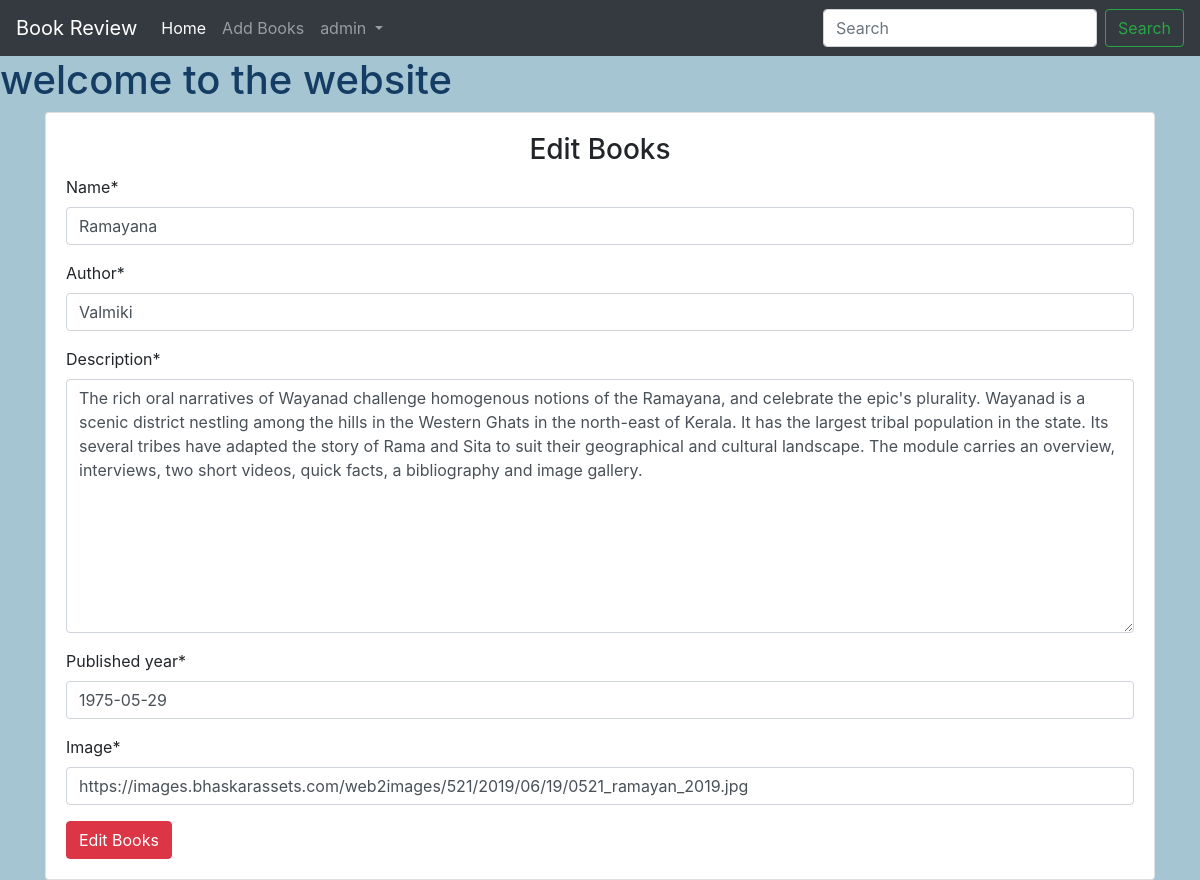
Screenshot of /editbooks/3/ (signed in) with the database file from the repository.
### main/models.py (models this page shows, shortened)
class Book(models.Model):
    name= models.CharField(max_length=300)
    author=models.CharField(max_length=300)
    description = models.TextField(max_length=5000,default=None,null=True)
    published_year=models.DateField()
    averagerating=models.FloatField(default=0)
    image = models.URLField(default=None,null=True)

### main/views.py (the view)
# urls.py: path('editbooks/<int:id>/',views.edit_books,name="edit_books"),
def edit_books(request, id):
    if request.user.is_authenticated:
        if request.user.is_superuser:
            book=Book.objects.get(id=id)
            if request.method == "POST":
                form = BookForm( request.POST or None,instance=book)
                if form.is_valid():
                    data = form.save(commit=False)
                    data.save()
                    return redirect("main:detail", id)
            else:
                form = BookForm(instance=book)
            return render(request, 'main/addbooks.html', {'form':form, "controller": "Edit Books"})
        else:
            return redirect("main:home")
    return redirect("accounts:login")

### main/forms.py
class BookForm(forms.ModelForm):
    class Meta:
        model = Book
        fields = ('name', 'author', 'description', 'published_year', 'image')

### main/templates/main/addbooks.html (shortened to what this page needs)
{% extends 'main/base.html' %}
{% load crispy_forms_tags %}
{% block content %}
 <div class="container">
    <div class="card">
        <div class="card-body">
            <h3 class="text-center">{{ controller }}</h3>
            <form action="" method="POST">
                {{ form | crispy }}
                <input type="submit" value="{{ controller }}" class="btn btn-danger">
            </form>
        </div>
    </div>
 </div>
 {% endblock %}

### main/templates/main/base.html (shortened to what this page needs)
<!doctype html>
<html lang="en">
  <head>
    <link rel="stylesheet" href="https://cdn.jsdelivr.net/npm/bootstrap@4.0.0/dist/css/bootstrap.min.css">
    {% load static %}
    <link rel="stylesheet" href="{% static 'css/main.css' %}">
  </head>
  <body>
    <nav class="navbar navbar-expand-lg navbar-dark bg-dark text=white">
        <a class="navbar-brand" href="{% url 'main:home' %}">Book Review</a>
        <div class="collapse navbar-collapse" id="navbarSupportedContent">
          <ul class="navbar-nav mr-auto">
            <li class="nav-item active">
              <a class="nav-link" href="{% url 'main:home' %}">Home <span class="sr-only">(current)</span></a>
            </li>
            <li class="nav-item">
              <a class="nav-link" href="{% url 'main:add_books' %}">Add Books</a>
            </li>
            {% if user.is_authenticated %}
            <li class="nav-item dropdown">
              <a class="nav-link dropdown-toggle" href="#" id="navbarDropdown" role="button" data-toggle="dropdown" aria-haspopup="true" aria-expanded="false">
                {{ user.username }}
              </a>
            </li>
            {% endif %}
          </ul>
          <form class="form-inline my-2 my-lg-0" method="GET" action=" {% url 'main:home' %}">
            <input class="form-control mr-sm-2" type="search" placeholder="Search" aria-label="Search" name="title">
            <button class="btn btn-outline-success my-2 my-sm-0" type="submit">Search</button>
          </form>
        </div>
      </nav>
      <h1 style='color:#153c63'>welcome to the website</h1>
    {% block content %}
    {% endblock  %}
  </body>
</html>

### main/static/css/main.css (style rules this page uses)
body { background-color: #367c9970; }

### rows the page displays
Book: name "Ramayana", author "Valmiki", description "The rich oral narratives of Wayanad challenge homogenous notions of the Ramayana, and celebrate the epic's plurality. Wayanad is a scenic district nestling among the hills in the Western Ghats in the north-east of Kerala. It has the largest tribal population in the state. Its several tribes have adapted the story of Rama and Sita to suit their geographical and cultural landscape. The module carries an overview, interviews, two short videos, quick facts, a bibliography and image gallery.", published_year "1975-05-29", image "https://images.bhaskarassets.com/web2images/521/2019/06/19/0521_ramayan_2019.jpg"

### other values shown
{{ user.username }} "admin"
{{ controller }} "Edit Books"
